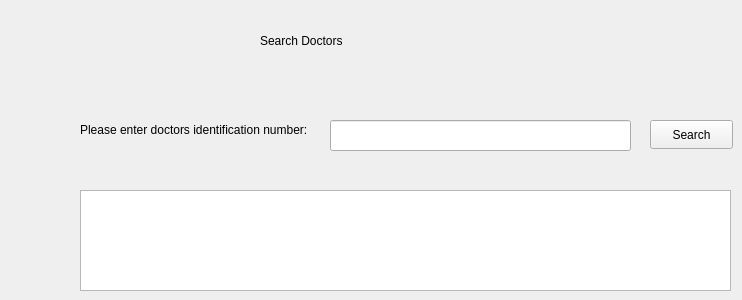
    <widget class="QWidget" name="page_8">
     <widget class="QLabel" name="label_23">
      <property name="geometry">
       <rect>
        <x>260</x>
        <y>20</y>
        <width>241</width>
        <height>41</height>
       </rect>
      </property>
      <property name="styleSheet">
       <string notr="true">font: 24pt &quot;Sitka Small&quot;;</string>
      </property>
      <property name="text">
       <string>Search Doctors</string>
      </property>
     </widget>
     <widget class="QLabel" name="label_24">
      <property name="geometry">
       <rect>
        <x>80</x>
        <y>120</y>
        <width>311</width>
        <height>20</height>
       </rect>
      </property>
      <property name="text">
       <string>Please enter doctors identification number:</string>
      </property>
     </widget>
     <widget class="QLineEdit" name="lineEdit_2">
      <property name="geometry">
       <rect>
        <x>330</x>
        <y>120</y>
        <width>301</width>
        <height>31</height>
       </rect>
      </property>
     </widget>
     <widget class="QPushButton" name="pushButton_4">
      <property name="geometry">
       <rect>
        <x>650</x>
        <y>120</y>
        <width>83</width>
        <height>29</height>
       </rect>
      </property>
      <property name="text">
       <string>Search</string>
      </property>
     </widget>
     <widget class="QTableWidget" name="tableWidget_2">
      <property name="geometry">
       <rect>
        <x>80</x>
        <y>190</y>
        <width>651</width>
        <height>101</height>
       </rect>
      </property>
     </widget>
    </widget>
